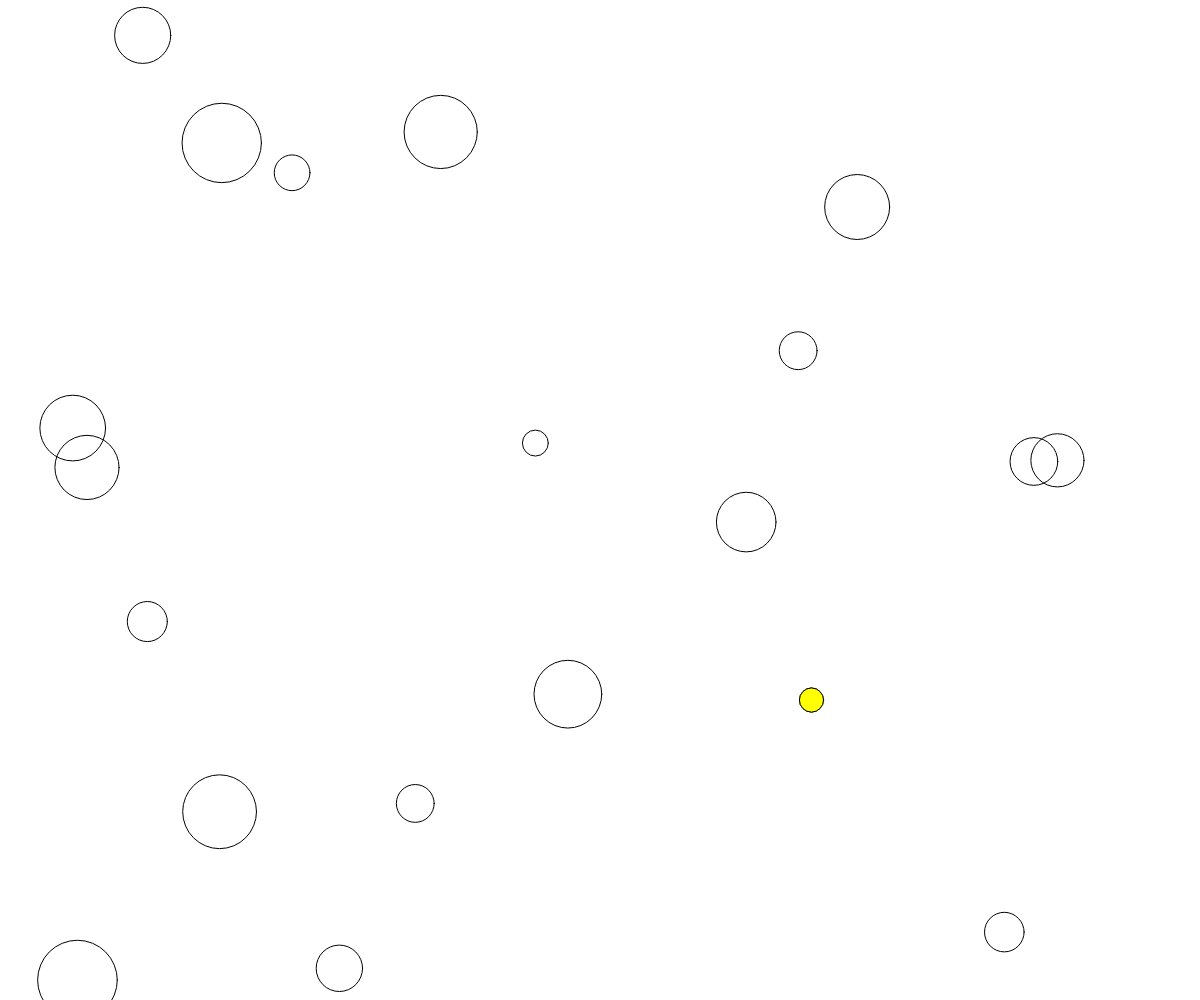
Frame 1 (no input)
Frame 60 (no input): identical to frame 1, image omitted
Frame 120 (the mouse pressed at the canvas centre since frame 60): identical to frame 1, image omitted

The p5.js sketch that drew this single still picture (run headless with seeded random() and noise() and a simulated clock; from frame 60 on, the mouse is pressed at the canvas centre):

// p5.js sketch
// ── sketch.js
// Project Title
// Your Name
// Date
//
// Extra for Experts:
// - describe what you did to take this project "above and beyond"

const num_circle = 20;

function setup() {
  createCanvas(windowWidth, windowHeight);
  drawcircle();
}



function drawcircle(){
  noFill();
  let smallestdiameter = Infinity;
  let smallx,smally;
  for(let i = 0; i < num_circle;i++){
    let x = random(0,width);
    let y = random(0,height);
    let d = random(20,80);
    circle(x,y,d);

    if(d < smallestdiameter){
      smallestdiameter = d;
      smallx = x; smally = y;
    }
  }
  fill(255,255,0);
  circle(smallx,smally,smallestdiameter);
}

function draw() {
  //background(220);
}
